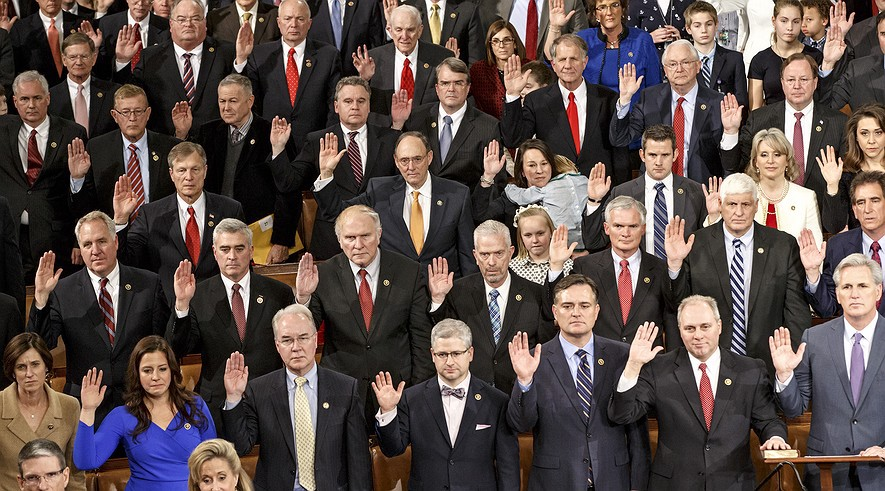
//> input picture S5Lm_face_finder/XD2.jpg, 885 x 491 px
$ ./hello   (built with g++ and OpenCV 4)
//> lines starting //> are read from the running program, lines starting //| are printed output that depends on the picture; after the words box and inside, x2 and y2 are one past the last pixel; in counts of white or black regions, pixels touching at a corner belong together
/**
    Theme: Face Detection
    Compiler: Dev C++ 4.9.9.2
    Date: 100/04/26
    Author: ShengWen
    Blog: https://cg2010studio.wordpress.com/
*/


#include <unistd.h>
#include <stdio.h>
#include <stdlib.h>
#include <string.h>
#include <fcntl.h>
//#include <linux/fb.h>
//#include <sys/mman.h>
//#include <sys/ioctl.h>

#include "opencv2/objdetect.hpp"
#include "opencv2/highgui.hpp"
#include "opencv2/imgproc.hpp"
//#include "opencv2/cv.hpp"
#include <iostream>

using namespace std;
using namespace cv;


void detectAndDraw( Mat& img, CascadeClassifier& cascade,
                    /*CascadeClassifier& nestedCascade,*/
                    double scale, bool tryflip );


// the minimum object size
int min_face_height = 50;
int min_face_width = 50;

int main( int argc , char ** argv )
{
    string image_name="./XD2.jpg";

    cout <<"--- A" << endl;

    Mat image = imread(image_name, CV_LOAD_IMAGE_COLOR);
//> image is the input picture: 491 rows x 885 cols, CV_8UC3; mean B, G, R 74.2, 78.2, 92.5

    cout <<"--- B" << endl;

    // Load Haar cascade datgset
    string cascade_name = "./haarcascades/haarcascade_frontalface_default.xml";

    cout <<"--- C" << endl;

    CascadeClassifier cascade;

	if ( !cascade.load(cascade_name) )	{
		cerr << "ERROR: Could not load cascade classifier" << endl;
		return -1;
	}

    cout <<"--- D" << endl;

    if( !image.empty() ) {
        detectAndDraw( image, cascade, /*nestedCascade,*/ 1.0 /*scale*/, 0 /*tryflip*/);
        //waitKey(0);
    }
// [27 lines of commented-out code are left out]
    return EXIT_SUCCESS;
}


void detectAndDraw( Mat& img, CascadeClassifier& cascade,
                    /*CascadeClassifier& nestedCascade,*/
                    double scale, bool tryflip )
{
//> called with scale = 1, tryflip = false
    double t = 0;
    vector<Rect> faces, faces2;
    const static Scalar colors[] =
    {
        Scalar(255,0,0),
        Scalar(255,128,0),
        Scalar(255,255,0),
        Scalar(0,255,0),
        Scalar(0,128,255),
        Scalar(0,255,255),
        Scalar(0,0,255),
        Scalar(255,0,255)
    };
    Mat gray, smallImg;

    cvtColor( img, gray, COLOR_BGR2GRAY );
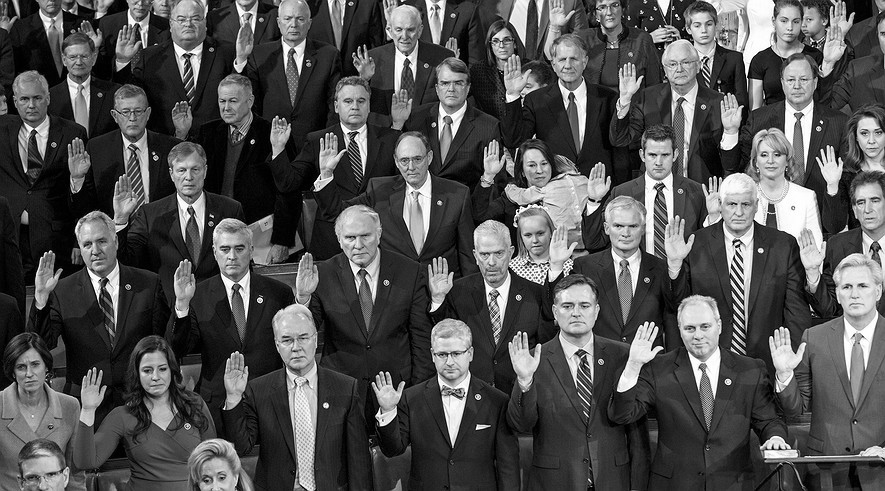
//> gray: 491 rows x 885 cols, CV_8UC1; min 0, max 255, mean 82
    double fx = 1 / scale;
    resize( gray, smallImg, Size(), fx, fx, INTER_LINEAR );
//imshow("resized", smallImg);
//imwrite("resized.jpg", smallImg);
    equalizeHist( smallImg, smallImg );
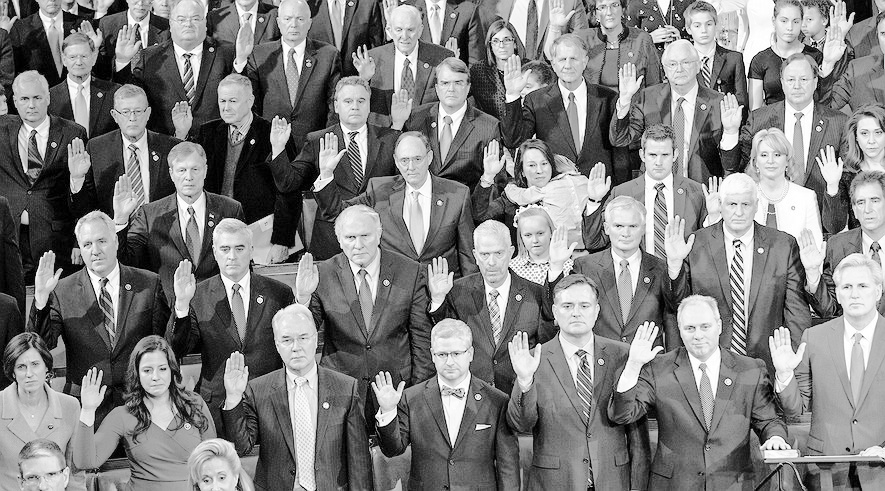
//> smallImg: 491 rows x 885 cols, CV_8UC1; min 0, max 255, mean 127.7
//imshow("eqHist", smallImg);
//imwrite("eqHist.jpg", smallImg);
	t = (double)getTickCount();
    cascade.detectMultiScale( smallImg, faces,
        1.3, 3/*2*/, 0
		// |CASCADE_DO_CANNY_PRUNING
        // |CASCADE_FIND_BIGGEST_OBJECT
        // |CASCADE_DO_ROUGH_SEARCH
        |CASCADE_SCALE_IMAGE,
        Size(30, 30) );
//> faces = 25 Rects (x, y, width, height), first 8: [173, 7, 34, 34], [772, 7, 36, 36], [689, 12, 31, 31], [551, 45, 36, 36], [662, 50, 36, 36], [780, 65, 37, 37], [433, 69, 37, 37], [9, 80, 44, 44]

//    if ( tryflip ) {
//        flip(smallImg, smallImg, 1);
//        cascade.detectMultiScale( smallImg, faces2,
//                                 1.1, 2, 0
//                                 //|CASCADE_FIND_BIGGEST_OBJECT
//                                 //|CASCADE_DO_ROUGH_SEARCH
//                                 |CASCADE_SCALE_IMAGE,
//                                 Size(30, 30) );
//        for( vector<Rect>::const_iterator r = faces2.begin(); r != faces2.end(); ++r ) {
//            faces.push_back(Rect(smallImg.cols - r->x - r->width, r->y, r->width, r->height));
//        }
//    }
//
    t = (double)getTickCount() - t;
    printf( "detection time = %g ms, Face num = %lu \n", t*1000/getTickFrequency(), faces.size());


    for ( size_t i = 0; i < faces.size(); i++ )
    {
        Rect r = faces[i];
        Mat smallImgROI;
        vector<Rect> nestedObjects;
        Point center;
        Scalar color = colors[i%8];
        int radius;

        double aspect_ratio = (double)r.width/r.height;
//printf("Face[%d] --> aratio= %g \n", i);
        if ( 0.75 < aspect_ratio && aspect_ratio < 1.3 ) {
            center.x = cvRound((r.x + r.width*0.5)*scale);
            center.y = cvRound((r.y + r.height*0.5)*scale);
            radius = cvRound((r.width + r.height)*0.25*scale);
            circle( img, center, radius, color, 2, 8, 0 );
        }
        else {
            rectangle( img, cvPoint(cvRound(r.x*scale), cvRound(r.y*scale)),
                       cvPoint(cvRound((r.x + r.width-1)*scale), cvRound((r.y + r.height-1)*scale)),
                       color, 3, 8, 0);
        }

#if 0
        if ( nestedCascade.empty() ) {
            continue;
        }
        smallImgROI = smallImg( r );
        nestedCascade.detectMultiScale( smallImgROI, nestedObjects,
            1.1, 2, 0
            // |CASCADE_FIND_BIGGEST_OBJECT
            // |CASCADE_DO_ROUGH_SEARCH
            // |CASCADE_DO_CANNY_PRUNING
            |CASCADE_SCALE_IMAGE,
            Size(30, 30) );
        for ( size_t j = 0; j < nestedObjects.size(); j++ )
        {
            Rect nr = nestedObjects[j];
            center.x = cvRound((r.x + nr.x + nr.width*0.5)*scale);
            center.y = cvRound((r.y + nr.y + nr.height*0.5)*scale);
            radius = cvRound((nr.width + nr.height)*0.25*scale);
            circle( img, center, radius, color, 3, 8, 0 );
        }
#endif
    }
//> this loop made 25 passes
//> (r, radius) on passes 1 to 12: (Rect(173, 7, 34, 34), 17), (Rect(772, 7, 36, 36), 18), (Rect(689, 12, 31, 31), 16), (Rect(551, 45, 36, 36), 18), (Rect(662, 50, 36, 36), 18), (Rect(780, 65, 37, 37), 18), (Rect(433, 69, 37, 37), 18), (Rect(9, 80, 44, 44), 22), (Rect(333, 85, 44, 44), 22), (Rect(643, 143, 35, 35), 18), (Rect(393, 147, 34, 34), 17), (Rect(521, 151, 35, 35), 18)
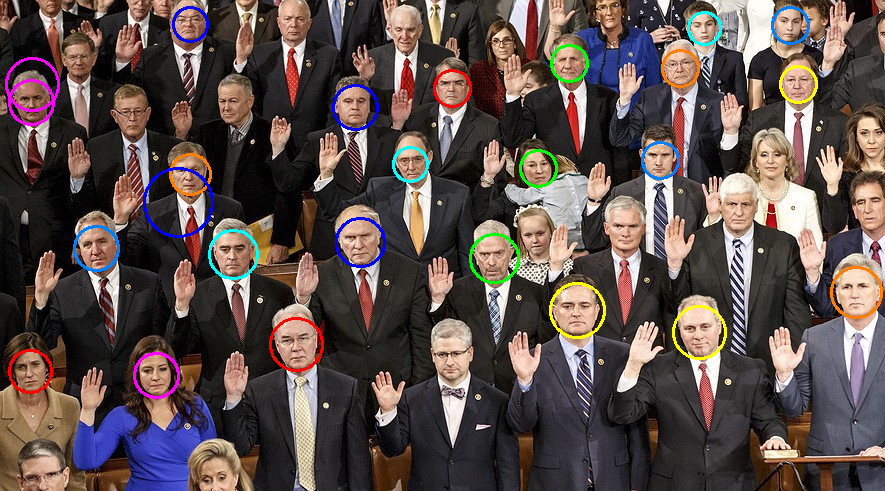
//> img: 491 rows x 885 cols, CV_8UC3; 2.39% of pixels changed, all inside (x1, y1, x2, y2) = (5, 6, 883, 399)
cout << "--- X" << endl;
//    imshow( "result", img ); waitKey(0);
    imwrite("/etc/bpi/result.jpg", img);
cout << "--- Y" << endl;
}
